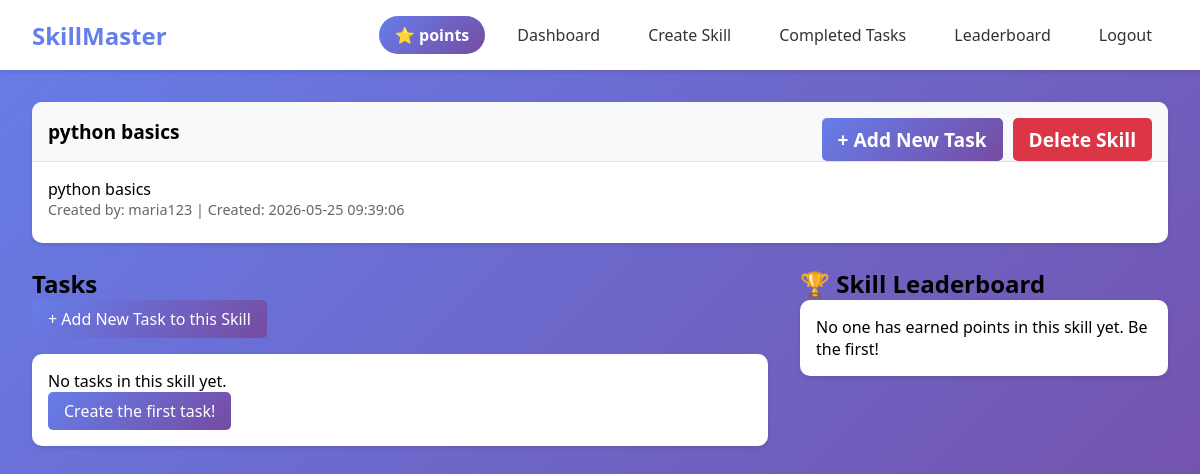
Page /skill/2 (signed in) on the committed database.
### tables this page shows
CREATE TABLE skills (
            id INTEGER PRIMARY KEY AUTOINCREMENT,
            name TEXT NOT NULL,
            description TEXT,
            created_by INTEGER,
            created_at TIMESTAMP DEFAULT CURRENT_TIMESTAMP,
            is_active BOOLEAN DEFAULT 1,
            FOREIGN KEY (created_by) REFERENCES users (id)
        );

CREATE TABLE users (
            id INTEGER PRIMARY KEY AUTOINCREMENT,
            username TEXT UNIQUE NOT NULL,
            password TEXT NOT NULL,
            created_at TIMESTAMP DEFAULT CURRENT_TIMESTAMP
        , total_points INTEGER DEFAULT 0);

### app.py (the view)
@app.route("/skill/<int:skill_id>")
def view_skill(skill_id):
    if "user_id" not in session:
        return redirect(url_for("login"))
    with sqlite3.connect("users.db") as conn:
        cursor = conn.cursor()
        cursor.execute("""
            SELECT s.*, u.username as creator_name
            FROM skills s
            JOIN users u ON s.created_by = u.id
            WHERE s.id = ? AND s.is_active = 1
        """, (skill_id,))
        skill = cursor.fetchone()
        if not skill:
            flash("Skill not found", "error")
            return redirect(url_for("dashboard"))
        cursor.execute("""
            SELECT t.*, u.username as creator_name,
                   (SELECT COUNT(*) FROM task_completions WHERE task_id = t.id) as completion_count
            FROM tasks t
            JOIN users u ON t.created_by = u.id
            WHERE t.skill_id = ? AND t.is_active = 1
            ORDER BY t.created_at DESC
        """, (skill_id,))
        tasks = cursor.fetchall()
        completed_tasks = set()
        cursor.execute("""
            SELECT task_id FROM task_completions
            WHERE user_id = ?
        """, (session["user_id"],))
        for row in cursor.fetchall():
            completed_tasks.add(row[0])
        cursor.execute("""
            SELECT u.username, usp.points
            FROM user_skill_points usp
            JOIN users u ON usp.user_id = u.id
            WHERE usp.skill_id = ?
            ORDER BY usp.points DESC
            LIMIT 10
        """, (skill_id,))
        leaderboard = cursor.fetchall()
    return render_template("skill.html",
                         skill=skill,
                         tasks=tasks,
                         completed_tasks=completed_tasks,
                         leaderboard=leaderboard)

### templates/skill.html (shortened to what this page needs)
{% extends "base.html" %}
{% block content %}
<div class="card">
    <div class="card-header">
        {{ skill[1] }}
        {% if skill[3] == session["user_id"] %}
        <a href="{{ url_for('delete_skill', skill_id=skill[0]) }}"
           class="btn btn-danger"
           style="float: right; margin-left: 10px;"
           onclick="return confirm('Delete this skill and all its tasks?')">
           Delete Skill
        </a>
        <a href="{{ url_for('add_task', skill_id=skill[0]) }}"
           class="btn btn-primary"
           style="float: right;">
           + Add New Task
        </a>
        {% endif %}
    </div>
    <div class="card-body">
        <p>{{ skill[2] }}</p>
        <div class="skill-meta">
            Created by: {{ skill[6] }} |
            Created: {{ skill[4] }}
        </div>
    </div>
</div>
<div style="display: grid; grid-template-columns: 2fr 1fr; gap: 2rem;">
    <div>
        <h2>Tasks</h2>
        {% if skill[3] == session["user_id"] %}
        <div style="margin-bottom: 1rem;">
            <a href="{{ url_for('add_task', skill_id=skill[0]) }}"
               class="btn btn-primary">
               + Add New Task to this Skill
            </a>
        </div>
        {% endif %}
        {% for task in tasks %}
        <div style="border: 1px solid #ddd;
                    padding: 1rem;
                    margin-bottom: 1rem;
                    border-radius: 4px;">
            <h3>{{ task[2] }}</h3>
            <p>{{ task[3] }}</p>
            <p>
                <strong>Points:</strong> {{ task[4] }}
            </p>
            <p>
                Created by: {{ task[8] }}
            </p>
            <p>
                Completions: {{ task[9] }}
            </p>
            {% if task[0] in completed_tasks %}
                <p><strong>Completed</strong></p>
            {% else %}
                <a href="{{ url_for('complete_task', task_id=task[0]) }}">
                    <button class="btn btn-success">
                        Complete Task
                    </button>
                </a>
            {% endif %}
            {% if skill[3] == session["user_id"] %}
                <a href="{{ url_for('delete_task', task_id=task[0]) }}"
                   onclick="return confirm('Delete this task?')">
                    <button class="btn btn-danger"
                            style="margin-left: 10px;">
                        Delete Task
                    </button>
                </a>
            {% endif %}
        </div>
        {% else %}
        <div class="card">
            <div class="card-body">
                <p>No tasks in this skill yet.</p>
                {% if skill[3] == session["user_id"] %}
                <a href="{{ url_for('add_task', skill_id=skill[0]) }}"
                   class="btn btn-primary">
                   Create the first task!
                </a>
                {% endif %}
            </div>
        </div>
        {% endfor %}
    </div>
    <div>
        <h2>🏆 Skill Leaderboard</h2>
        <div class="card">
            <div class="card-body">
                {% if leaderboard %}
                    {% for entry in leaderboard %}
                    <div style="padding: 0.5rem;
                                border-bottom: 1px solid #eee;">
                        <strong>{{ loop.index }}.</strong>
                        {{ entry[0] }} -
                        <span class="points">
                            {{ entry[1] }} points
                        </span>
                    </div>
                    {% endfor %}
                {% else %}
                    <p>No one has earned points in this skill yet. Be the first!</p>
                {% endif %}
            </div>
        </div>
    </div>
</div>
{% endblock %}

### templates/base.html (style rules this page uses)
* { margin: 0; padding: 0; box-sizing: border-box; }
body { font-family: 'Segoe UI', Tahoma, Geneva, Verdana, sans-serif; background: linear-gradient(135deg, #667eea 0%, #764ba2 100%); min-height: 100vh; }
.card { background: white; border-radius: 10px; box-shadow: 0 2px 4px rgba(0,0,0,0.1); margin-bottom: 1.5rem; overflow: hidden; }
.card-header { background: #f8f9fa; padding: 1rem; border-bottom: 1px solid #dee2e6; font-weight: bold; font-size: 1.2rem; }
.card-body { padding: 1rem; }
.btn { display: inline-block; padding: 0.5rem 1rem; border: none; border-radius: 5px; cursor: pointer; text-decoration: none; transition: transform 0.2s; }
.btn-primary { background: linear-gradient(135deg, #667eea 0%, #764ba2 100%); color: white; }
.btn-danger { background: #dc3545; color: white; }
.skill-meta, .task-meta { font-size: 0.9rem; color: #666; margin-bottom: 0.5rem; }

### rows in the picture
skills: name "python basics", description "python basics", created_at "2026-05-25 09:39:06"
users: username "maria123"
